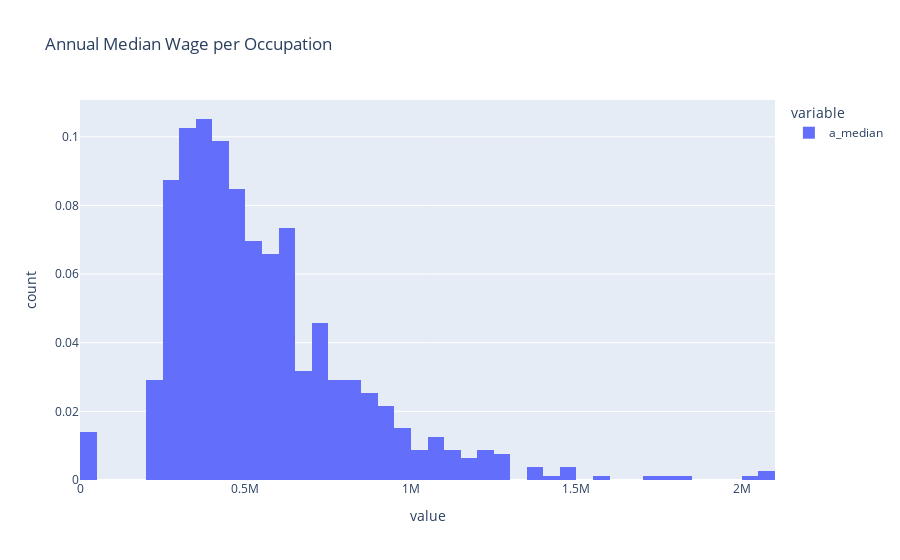

Source (notebook cell):
### Code cell
px.histogram(subset['a_median'], 
             histnorm='probability',nbins=100, 
             title='Annual Median Wage per Occupation ',
              labels={'Variable':'Hourly_Median'})

### Figure 1 — Plotly figure (JSON) as saved in the notebook; plotly's stock layout.template omitted (floating-point values rounded to 4 significant figures; data arrays with more than 128 entries replaced by an {"elided": "..."} marker saying what was removed)
{"data": [{"alignmentgroup": "True", "bingroup": "x", "histnorm": "probability", "hovertemplate": "variable=a_median<br>value=%{x}<br>count=%{y}<extra></extra>", "legendgroup": "a_median", "marker": {"color": "#636efa"}, "name": "a_median", "nbinsx": 100, "offsetgroup": "a_median", "orientation": "v", "showlegend": true, "type": "histogram", "x": {"elided": "789 int values"}, "xaxis": "x", "yaxis": "y"}], "layout": {"barmode": "relative", "legend": {"title": {"text": "variable"}, "tracegroupgap": 0}, "title": {"text": "Annual Median Wage per Occupation "}, "xaxis": {"anchor": "y", "domain": [0, 1], "title": {"text": "value"}}, "yaxis": {"anchor": "x", "domain": [0, 1], "title": {"text": "count"}}}}
